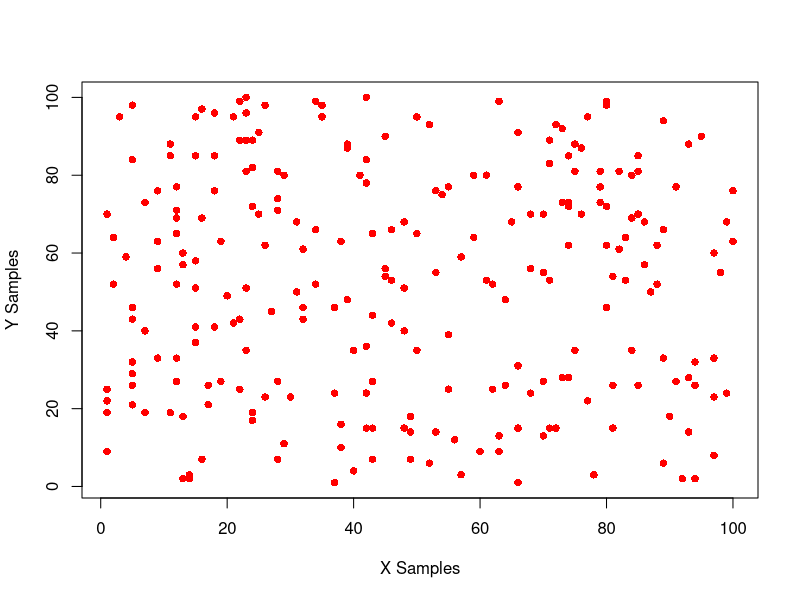

R code for this plot:
## ---- chunk 1
knitr::opts_chunk$set(echo = TRUE)
#set seed to reproduce results
set.seed(327)
#randomly generate 250 int from 1-100
X <- sample.int(100, 250, replace=TRUE) 
#randomly generate 250 int from 1-100
Y <- sample.int(100, 250, replace=TRUE)
#scatter plot of X, Y
plot(X, Y, xlab="X Samples", ylab="Y Samples",
     pch = 16, col = "red")
